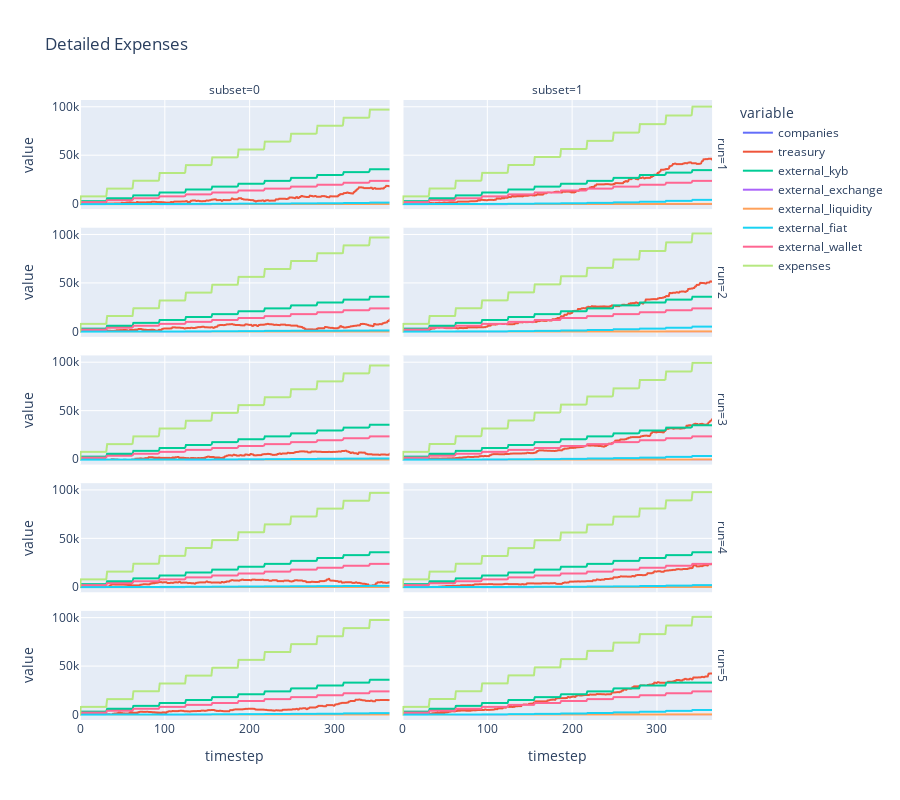

This figure's notebook cell:
### Code cell
px.line(
    df,
    x='timestep', # Variable on the horizontal axis
    y=['companies', 'treasury', 'external_kyb', 'external_exchange', 'external_liquidity', 'external_fiat', 
'external_wallet', 'expenses'], # Variables on the vertical axis
    facet_row='run',
    facet_col='subset',
    title='Detailed Expenses',
    height=800,
)

### Figure 1 — Plotly figure (JSON) as saved in the notebook; plotly's stock layout.template omitted (floating-point values rounded to 4 significant figures; data arrays with more than 128 entries replaced by an {"elided": "..."} marker saying what was removed)
{"data": [{"hovertemplate": "variable=companies<br>run=1<br>subset=0<br>timestep=%{x}<br>value=%{y}<extra></extra>", "legendgroup": "companies", "line": {"color": "#636efa", "dash": "solid"}, "mode": "lines", "name": "companies", "showlegend": true, "type": "scattergl", "x": {"elided": "366 int values"}, "xaxis": "x9", "y": {"elided": "366 int values"}, "yaxis": "y9"}, {"hovertemplate": "variable=companies<br>run=1<br>subset=1<br>timestep=%{x}<br>value=%{y}<extra></extra>", "legendgroup": "companies", "line": {"color": "#636efa", "dash": "solid"}, "mode": "lines", "name": "companies", "showlegend": false, "type": "scattergl", "x": {"elided": "366 int values"}, "xaxis": "x10", "y": {"elided": "366 int values"}, "yaxis": "y10"}, {"hovertemplate": "variable=companies<br>run=2<br>subset=0<br>timestep=%{x}<br>value=%{y}<extra></extra>", "legendgroup": "companies", "line": {"color": "#636efa", "dash": "solid"}, "mode": "lines", "name": "companies", "showlegend": false, "type": "scattergl", "x": {"elided": "366 int values"}, "xaxis": "x7", "y": {"elided": "366 int values"}, "yaxis": "y7"}, {"hovertemplate": "variable=companies<br>run=2<br>subset=1<br>timestep=%{x}<br>value=%{y}<extra></extra>", "legendgroup": "companies", "line": {"color": "#636efa", "dash": "solid"}, "mode": "lines", "name": "companies", "showlegend": false, "type": "scattergl", "x": {"elided": "366 int values"}, "xaxis": "x8", "y": {"elided": "366 int values"}, "yaxis": "y8"}, {"hovertemplate": "variable=companies<br>run=3<br>subset=0<br>timestep=%{x}<br>value=%{y}<extra></extra>", "legendgroup": "companies", "line": {"color": "#636efa", "dash": "solid"}, "mode": "lines", "name": "companies", "showlegend": false, "type": "scattergl", "x": {"elided": "366 int values"}, "xaxis": "x5", "y": {"elided": "366 int values"}, "yaxis": "y5"}, {"hovertemplate": "variable=companies<br>run=3<br>subset=1<br>timestep=%{x}<br>value=%{y}<extra></extra>", "legendgroup": "companies", "line": {"color": "#636efa", "dash": "solid"}, "mode": "lines", "name": "companies", "showlegend": false, "type": "scattergl", "x": {"elided": "366 int values"}, "xaxis": "x6", "y": {"elided": "366 int values"}, "yaxis": "y6"}, {"hovertemplate": "variable=companies<br>run=4<br>subset=0<br>timestep=%{x}<br>value=%{y}<extra></extra>", "legendgroup": "companies", "line": {"color": "#636efa", "dash": "solid"}, "mode": "lines", "name": "companies", "showlegend": false, "type": "scattergl", "x": {"elided": "366 int values"}, "xaxis": "x3", "y": {"elided": "366 int values"}, "yaxis": "y3"}, {"hovertemplate": "variable=companies<br>run=4<br>subset=1<br>timestep=%{x}<br>value=%{y}<extra></extra>", "legendgroup": "companies", "line": {"color": "#636efa", "dash": "solid"}, "mode": "lines", "name": "companies", "showlegend": false, "type": "scattergl", "x": {"elided": "366 int values"}, "xaxis": "x4", "y": {"elided": "366 int values"}, "yaxis": "y4"}, {"hovertemplate": "variable=companies<br>run=5<br>subset=0<br>timestep=%{x}<br>value=%{y}<extra></extra>", "legendgroup": "companies", "line": {"color": "#636efa", "dash": "solid"}, "mode": "lines", "name": "companies", "showlegend": false, "type": "scattergl", "x": {"elided": "366 int values"}, "xaxis": "x", "y": {"elided": "366 int values"}, "yaxis": "y"}, {"hovertemplate": "variable=companies<br>run=5<br>subset=1<br>timestep=%{x}<br>value=%{y}<extra></extra>", "legendgroup": "companies", "line": {"color": "#636efa", "dash": "solid"}, "mode": "lines", "name": "companies", "showlegend": false, "type": "scattergl", "x": {"elided": "366 int values"}, "xaxis": "x2", "y": {"elided": "366 int values"}, "yaxis": "y2"}, {"hovertemplate": "variable=treasury<br>run=1<br>subset=0<br>timestep=%{x}<br>value=%{y}<extra></extra>", "legendgroup": "treasury", "line": {"color": "#EF553B", "dash": "solid"}, "mode": "lines", "name": "treasury", "showlegend": true, "type": "scattergl", "x": {"elided": "366 int values"}, "xaxis": "x9", "y": {"elided": "366 float values"}, "yaxis": "y9"}, {"hovertemplate": "variable=treasury<br>run=1<br>subset=1<br>timestep=%{x}<br>value=%{y}<extra></extra>", "legendgroup": "treasury", "line": {"color": "#EF553B", "dash": "solid"}, "mode": "lines", "name": "treasury", "showlegend": false, "type": "scattergl", "x": {"elided": "366 int values"}, "xaxis": "x10", "y": {"elided": "366 float values"}, "yaxis": "y10"}, {"hovertemplate": "variable=treasury<br>run=2<br>subset=0<br>timestep=%{x}<br>value=%{y}<extra></extra>", "legendgroup": "treasury", "line": {"color": "#EF553B", "dash": "solid"}, "mode": "lines", "name": "treasury", "showlegend": false, "type": "scattergl", "x": {"elided": "366 int values"}, "xaxis": "x7", "y": {"elided": "366 float values"}, "yaxis": "y7"}, {"hovertemplate": "variable=treasury<br>run=2<br>subset=1<br>timestep=%{x}<br>value=%{y}<extra></extra>", "legendgroup": "treasury", "line": {"color": "#EF553B", "dash": "solid"}, "mode": "lines", "name": "treasury", "showlegend": false, "type": "scattergl", "x": {"elided": "366 int values"}, "xaxis": "x8", "y": {"elided": "366 float values"}, "yaxis": "y8"}, {"hovertemplate": "variable=treasury<br>run=3<br>subset=0<br>timestep=%{x}<br>value=%{y}<extra></extra>", "legendgroup": "treasury", "line": {"color": "#EF553B", "dash": "solid"}, "mode": "lines", "name": "treasury", "showlegend": false, "type": "scattergl", "x": {"elided": "366 int values"}, "xaxis": "x5", "y": {"elided": "366 float values"}, "yaxis": "y5"}, {"hovertemplate": "variable=treasury<br>run=3<br>subset=1<br>timestep=%{x}<br>value=%{y}<extra></extra>", "legendgroup": "treasury", "line": {"color": "#EF553B", "dash": "solid"}, "mode": "lines", "name": "treasury", "showlegend": false, "type": "scattergl", "x": {"elided": "366 int values"}, "xaxis": "x6", "y": {"elided": "366 float values"}, "yaxis": "y6"}, {"hovertemplate": "variable=treasury<br>run=4<br>subset=0<br>timestep=%{x}<br>value=%{y}<extra></extra>", "legendgroup": "treasury", "line": {"color": "#EF553B", "dash": "solid"}, "mode": "lines", "name": "treasury", "showlegend": false, "type": "scattergl", "x": {"elided": "366 int values"}, "xaxis": "x3", "y": {"elided": "366 float values"}, "yaxis": "y3"}, {"hovertemplate": "variable=treasury<br>run=4<br>subset=1<br>timestep=%{x}<br>value=%{y}<extra></extra>", "legendgroup": "treasury", "line": {"color": "#EF553B", "dash": "solid"}, "mode": "lines", "name": "treasury", "showlegend": false, "type": "scattergl", "x": {"elided": "366 int values"}, "xaxis": "x4", "y": {"elided": "366 float values"}, "yaxis": "y4"}, {"hovertemplate": "variable=treasury<br>run=5<br>subset=0<br>timestep=%{x}<br>value=%{y}<extra></extra>", "legendgroup": "treasury", "line": {"color": "#EF553B", "dash": "solid"}, "mode": "lines", "name": "treasury", "showlegend": false, "type": "scattergl", "x": {"elided": "366 int values"}, "xaxis": "x", "y": {"elided": "366 float values"}, "yaxis": "y"}, {"hovertemplate": "variable=treasury<br>run=5<br>subset=1<br>timestep=%{x}<br>value=%{y}<extra></extra>", "legendgroup": "treasury", "line": {"color": "#EF553B", "dash": "solid"}, "mode": "lines", "name": "treasury", "showlegend": false, "type": "scattergl", "x": {"elided": "366 int values"}, "xaxis": "x2", "y": {"elided": "366 float values"}, "yaxis": "y2"}, {"hovertemplate": "variable=external_kyb<br>run=1<br>subset=0<br>timestep=%{x}<br>value=%{y}<extra></extra>", "legendgroup": "external_kyb", "line": {"color": "#00cc96", "dash": "solid"}, "mode": "lines", "name": "external_kyb", "showlegend": true, "type": "scattergl", "x": {"elided": "366 int values"}, "xaxis": "x9", "y": {"elided": "366 int values"}, "yaxis": "y9"}, {"hovertemplate": "variable=external_kyb<br>run=1<br>subset=1<br>timestep=%{x}<br>value=%{y}<extra></extra>", "legendgroup": "external_kyb", "line": {"color": "#00cc96", "dash": "solid"}, "mode": "lines", "name": "external_kyb", "showlegend": false, "type": "scattergl", "x": {"elided": "366 int values"}, "xaxis": "x10", "y": {"elided": "366 int values"}, "yaxis": "y10"}, {"hovertemplate": "variable=external_kyb<br>run=2<br>subset=0<br>timestep=%{x}<br>value=%{y}<extra></extra>", "legendgroup": "external_kyb", "line": {"color": "#00cc96", "dash": "solid"}, "mode": "lines", "name": "external_kyb", "showlegend": false, "type": "scattergl", "x": {"elided": "366 int values"}, "xaxis": "x7", "y": {"elided": "366 int values"}, "yaxis": "y7"}, {"hovertemplate": "variable=external_kyb<br>run=2<br>subset=1<br>timestep=%{x}<br>value=%{y}<extra></extra>", "legendgroup": "external_kyb", "line": {"color": "#00cc96", "dash": "solid"}, "mode": "lines", "name": "external_kyb", "showlegend": false, "type": "scattergl", "x": {"elided": "366 int values"}, "xaxis": "x8", "y": {"elided": "366 int values"}, "yaxis": "y8"}, {"hovertemplate": "variable=external_kyb<br>run=3<br>subset=0<br>timestep=%{x}<br>value=%{y}<extra></extra>", "legendgroup": "external_kyb", "line": {"color": "#00cc96", "dash": "solid"}, "mode": "lines", "name": "external_kyb", "showlegend": false, "type": "scattergl", "x": {"elided": "366 int values"}, "xaxis": "x5", "y": {"elided": "366 int values"}, "yaxis": "y5"}, {"hovertemplate": "variable=external_kyb<br>run=3<br>subset=1<br>timestep=%{x}<br>value=%{y}<extra></extra>", "legendgroup": "external_kyb", "line": {"color": "#00cc96", "dash": "solid"}, "mode": "lines", "name": "external_kyb", "showlegend": false, "type": "scattergl", "x": {"elided": "366 int values"}, "xaxis": "x6", "y": {"elided": "366 int values"}, "yaxis": "y6"}, {"hovertemplate": "variable=external_kyb<br>run=4<br>subset=0<br>timestep=%{x}<br>value=%{y}<extra></extra>", "legendgroup": "external_kyb", "line": {"color": "#00cc96", "dash": "solid"}, "mode": "lines", "name": "external_kyb", "showlegend": false, "type": "scattergl", "x": {"elided": "366 int values"}, "xaxis": "x3", "y": {"elided": "366 int values"}, "yaxis": "y3"}, {"hovertemplate": "variable=external_kyb<br>run=4<br>subset=1<br>timestep=%{x}<br>value=%{y}<extra></extra>", "legendgroup": "external_kyb", "line": {"color": "#00cc96", "dash": "solid"}, "mode": "lines", "name": "external_kyb", "showlegend": false, "type": "scattergl", "x": {"elided": "366 int values"}, "xaxis": "x4", "y": {"elided": "366 int values"}, "yaxis": "y4"}, {"hovertemplate": "variable=external_kyb<br>run=5<br>subset=0<br>timestep=%{x}<br>value=%{y}<extra></extra>", "legendgroup": "external_kyb", "line": {"color": "#00cc96", "dash": "solid"}, "mode": "lines", "name": "external_kyb", "showlegend": false, "type": "scattergl", "x": {"elided": "366 int values"}, "xaxis": "x", "y": {"elided": "366 int values"}, "yaxis": "y"}, {"hovertemplate": "variable=external_kyb<br>run=5<br>subset=1<br>timestep=%{x}<br>value=%{y}<extra></extra>", "legendgroup": "external_kyb", "line": {"color": "#00cc96", "dash": "solid"}, "mode": "lines", "name": "external_kyb", "showlegend": false, "type": "scattergl", "x": {"elided": "366 int values"}, "xaxis": "x2", "y": {"elided": "366 int values"}, "yaxis": "y2"}, {"hovertemplate": "variable=external_exchange<br>run=1<br>subset=0<br>timestep=%{x}<br>value=%{y}<extra></extra>", "legendgroup": "external_exchange", "line": {"color": "#ab63fa", "dash": "solid"}, "mode": "lines", "name": "external_exchange", "showlegend": true, "type": "scattergl", "x": {"elided": "366 int values"}, "xaxis": "x9", "y": {"elided": "366 float values"}, "yaxis": "y9"}, {"hovertemplate": "variable=external_exchange<br>run=1<br>subset=1<br>timestep=%{x}<br>value=%{y}<extra></extra>", "legendgroup": "external_exchange", "line": {"color": "#ab63fa", "dash": "solid"}, "mode": "lines", "name": "external_exchange", "showlegend": false, "type": "scattergl", "x": {"elided": "366 int values"}, "xaxis": "x10", "y": {"elided": "366 float values"}, "yaxis": "y10"}, {"hovertemplate": "variable=external_exchange<br>run=2<br>subset=0<br>timestep=%{x}<br>value=%{y}<extra></extra>", "legendgroup": "external_exchange", "line": {"color": "#ab63fa", "dash": "solid"}, "mode": "lines", "name": "external_exchange", "showlegend": false, "type": "scattergl", "x": {"elided": "366 int values"}, "xaxis": "x7", "y": {"elided": "366 float values"}, "yaxis": "y7"}, {"hovertemplate": "variable=external_exchange<br>run=2<br>subset=1<br>timestep=%{x}<br>value=%{y}<extra></extra>", "legendgroup": "external_exchange", "line": {"color": "#ab63fa", "dash": "solid"}, "mode": "lines", "name": "external_exchange", "showlegend": false, "type": "scattergl", "x": {"elided": "366 int values"}, "xaxis": "x8", "y": {"elided": "366 float values"}, "yaxis": "y8"}, {"hovertemplate": "variable=external_exchange<br>run=3<br>subset=0<br>timestep=%{x}<br>value=%{y}<extra></extra>", "legendgroup": "external_exchange", "line": {"color": "#ab63fa", "dash": "solid"}, "mode": "lines", "name": "external_exchange", "showlegend": false, "type": "scattergl", "x": {"elided": "366 int values"}, "xaxis": "x5", "y": {"elided": "366 float values"}, "yaxis": "y5"}, {"hovertemplate": "variable=external_exchange<br>run=3<br>subset=1<br>timestep=%{x}<br>value=%{y}<extra></extra>", "legendgroup": "external_exchange", "line": {"color": "#ab63fa", "dash": "solid"}, "mode": "lines", "name": "external_exchange", "showlegend": false, "type": "scattergl", "x": {"elided": "366 int values"}, "xaxis": "x6", "y": {"elided": "366 float values"}, "yaxis": "y6"}, {"hovertemplate": "variable=external_exchange<br>run=4<br>subset=0<br>timestep=%{x}<br>value=%{y}<extra></extra>", "legendgroup": "external_exchange", "line": {"color": "#ab63fa", "dash": "solid"}, "mode": "lines", "name": "external_exchange", "showlegend": false, "type": "scattergl", "x": {"elided": "366 int values"}, "xaxis": "x3", "y": {"elided": "366 float values"}, "yaxis": "y3"}, {"hovertemplate": "variable=external_exchange<br>run=4<br>subset=1<br>timestep=%{x}<br>value=%{y}<extra></extra>", "legendgroup": "external_exchange", "line": {"color": "#ab63fa", "dash": "solid"}, "mode": "lines", "name": "external_exchange", "showlegend": false, "type": "scattergl", "x": {"elided": "366 int values"}, "xaxis": "x4", "y": {"elided": "366 float values"}, "yaxis": "y4"}, {"hovertemplate": "variable=external_exchange<br>run=5<br>subset=0<br>timestep=%{x}<br>value=%{y}<extra></extra>", "legendgroup": "external_exchange", "line": {"color": "#ab63fa", "dash": "solid"}, "mode": "lines", "name": "external_exchange", "showlegend": false, "type": "scattergl", "x": {"elided": "366 int values"}, "xaxis": "x", "y": {"elided": "366 float values"}, "yaxis": "y"}, {"hovertemplate": "variable=external_exchange<br>run=5<br>subset=1<br>timestep=%{x}<br>value=%{y}<extra></extra>", "legendgroup": "external_exchange", "line": {"color": "#ab63fa", "dash": "solid"}, "mode": "lines", "name": "external_exchange", "showlegend": false, "type": "scattergl", "x": {"elided": "366 int values"}, "xaxis": "x2", "y": {"elided": "366 float values"}, "yaxis": "y2"}, {"hovertemplate": "variable=external_liquidity<br>run=1<br>subset=0<br>timestep=%{x}<br>value=%{y}<extra></extra>", "legendgroup": "external_liquidity", "line": {"color": "#FFA15A", "dash": "solid"}, "mode": "lines", "name": "external_liquidity", "showlegend": true, "type": "scattergl", "x": {"elided": "366 int values"}, "xaxis": "x9", "y": {"elided": "366 float values"}, "yaxis": "y9"}, {"hovertemplate": "variable=external_liquidity<br>run=1<br>subset=1<br>timestep=%{x}<br>value=%{y}<extra></extra>", "legendgroup": "external_liquidity", "line": {"color": "#FFA15A", "dash": "solid"}, "mode": "lines", "name": "external_liquidity", "showlegend": false, "type": "scattergl", "x": {"elided": "366 int values"}, "xaxis": "x10", "y": {"elided": "366 float values"}, "yaxis": "y10"}, {"hovertemplate": "variable=external_liquidity<br>run=2<br>subset=0<br>timestep=%{x}<br>value=%{y}<extra></extra>", "legendgroup": "external_liquidity", "line": {"color": "#FFA15A", "dash": "solid"}, "mode": "lines", "name": "external_liquidity", "showlegend": false, "type": "scattergl", "x": {"elided": "366 int values"}, "xaxis": "x7", "y": {"elided": "366 float values"}, "yaxis": "y7"}, {"hovertemplate": "variable=external_liquidity<br>run=2<br>subset=1<br>timestep=%{x}<br>value=%{y}<extra></extra>", "legendgroup": "external_liquidity", "line": {"color": "#FFA15A", "dash": "solid"}, "mode": "lines", "name": "external_liquidity", "showlegend": false, "type": "scattergl", "x": {"elided": "366 int values"}, "xaxis": "x8", "y": {"elided": "366 float values"}, "yaxis": "y8"}, {"hovertemplate": "variable=external_liquidity<br>run=3<br>subset=0<br>timestep=%{x}<br>value=%{y}<extra></extra>", "legendgroup": "external_liquidity", "line": {"color": "#FFA15A", "dash": "solid"}, "mode": "lines", "name": "external_liquidity", "showlegend": false, "type": "scattergl", "x": {"elided": "366 int values"}, "xaxis": "x5", "y": {"elided": "366 float values"}, "yaxis": "y5"}, {"hovertemplate": "variable=external_liquidity<br>run=3<br>subset=1<br>timestep=%{x}<br>value=%{y}<extra></extra>", "legendgroup": "external_liquidity", "line": {"color": "#FFA15A", "dash": "solid"}, "mode": "lines", "name": "external_liquidity", "showlegend": false, "type": "scattergl", "x": {"elided": "366 int values"}, "xaxis": "x6", "y": {"elided": "366 float values"}, "yaxis": "y6"}, {"hovertemplate": "variable=external_liquidity<br>run=4<br>subset=0<br>timestep=%{x}<br>value=%{y}<extra></extra>", "legendgroup": "external_liquidity", "line": {"color": "#FFA15A", "dash": "solid"}, "mode": "lines", "name": "external_liquidity", "showlegend": false, "type": "scattergl", "x": {"elided": "366 int values"}, "xaxis": "x3", "y": {"elided": "366 float values"}, "yaxis": "y3"}, {"hovertemplate": "variable=external_liquidity<br>run=4<br>subset=1<br>timestep=%{x}<br>value=%{y}<extra></extra>", "legendgroup": "external_liquidity", "line": {"color": "#FFA15A", "dash": "solid"}, "mode": "lines", "name": "external_liquidity", "showlegend": false, "type": "scattergl", "x": {"elided": "366 int values"}, "xaxis": "x4", "y": {"elided": "366 float values"}, "yaxis": "y4"}, {"hovertemplate": "variable=external_liquidity<br>run=5<br>subset=0<br>timestep=%{x}<br>value=%{y}<extra></extra>", "legendgroup": "external_liquidity", "line": {"color": "#FFA15A", "dash": "solid"}, "mode": "lines", "name": "external_liquidity", "showlegend": false, "type": "scattergl", "x": {"elided": "366 int values"}, "xaxis": "x", "y": {"elided": "366 float values"}, "yaxis": "y"}, {"hovertemplate": "variable=external_liquidity<br>run=5<br>subset=1<br>timestep=%{x}<br>value=%{y}<extra></extra>", "legendgroup": "external_liquidity", "line": {"color": "#FFA15A", "dash": "solid"}, "mode": "lines", "name": "external_liquidity", "showlegend": false, "type": "scattergl", "x": {"elided": "366 int values"}, "xaxis": "x2", "y": {"elided": "366 float values"}, "yaxis": "y2"}, {"hovertemplate": "variable=external_fiat<br>run=1<br>subset=0<br>timestep=%{x}<br>value=%{y}<extra></extra>", "legendgroup": "external_fiat", "line": {"color": "#19d3f3", "dash": "solid"}, "mode": "lines", "name": "external_fiat", "showlegend": true, "type": "scattergl", "x": {"elided": "366 int values"}, "xaxis": "x9", "y": {"elided": "366 float values"}, "yaxis": "y9"}, {"hovertemplate": "variable=external_fiat<br>run=1<br>subset=1<br>timestep=%{x}<br>value=%{y}<extra></extra>", "legendgroup": "external_fiat", "line": {"color": "#19d3f3", "dash": "solid"}, "mode": "lines", "name": "external_fiat", "showlegend": false, "type": "scattergl", "x": {"elided": "366 int values"}, "xaxis": "x10", "y": {"elided": "366 float values"}, "yaxis": "y10"}, {"hovertemplate": "variable=external_fiat<br>run=2<br>subset=0<br>timestep=%{x}<br>value=%{y}<extra></extra>", "legendgroup": "external_fiat", "line": {"color": "#19d3f3", "dash": "solid"}, "mode": "lines", "name": "external_fiat", "showlegend": false, "type": "scattergl", "x": {"elided": "366 int values"}, "xaxis": "x7", "y": {"elided": "366 float values"}, "yaxis": "y7"}, {"hovertemplate": "variable=external_fiat<br>run=2<br>subset=1<br>timestep=%{x}<br>value=%{y}<extra></extra>", "legendgroup": "external_fiat", "line": {"color": "#19d3f3", "dash": "solid"}, "mode": "lines", "name": "external_fiat", "showlegend": false, "type": "scattergl", "x": {"elided": "366 int values"}, "xaxis": "x8", "y": {"elided": "366 float values"}, "yaxis": "y8"}, {"hovertemplate": "variable=external_fiat<br>run=3<br>subset=0<br>timestep=%{x}<br>value=%{y}<extra></extra>", "legendgroup": "external_fiat", "line": {"color": "#19d3f3", "dash": "solid"}, "mode": "lines", "name": "external_fiat", "showlegend": false, "type": "scattergl", "x": {"elided": "366 int values"}, "xaxis": "x5", "y": {"elided": "366 float values"}, "yaxis": "y5"}, {"hovertemplate": "variable=external_fiat<br>run=3<br>subset=1<br>timestep=%{x}<br>value=%{y}<extra></extra>", "legendgroup": "external_fiat", "line": {"color": "#19d3f3", "dash": "solid"}, "mode": "lines", "name": "external_fiat", "showlegend": false, "type": "scattergl", "x": {"elided": "366 int values"}, "xaxis": "x6", "y": {"elided": "366 float values"}, "yaxis": "y6"}, {"hovertemplate": "variable=external_fiat<br>run=4<br>subset=0<br>timestep=%{x}<br>value=%{y}<extra></extra>", "legendgroup": "external_fiat", "line": {"color": "#19d3f3", "dash": "solid"}, "mode": "lines", "name": "external_fiat", "showlegend": false, "type": "scattergl", "x": {"elided": "366 int values"}, "xaxis": "x3", "y": {"elided": "366 float values"}, "yaxis": "y3"}, {"hovertemplate": "variable=external_fiat<br>run=4<br>subset=1<br>timestep=%{x}<br>value=%{y}<extra></extra>", "legendgroup": "external_fiat", "line": {"color": "#19d3f3", "dash": "solid"}, "mode": "lines", "name": "external_fiat", "showlegend": false, "type": "scattergl", "x": {"elided": "366 int values"}, "xaxis": "x4", "y": {"elided": "366 float values"}, "yaxis": "y4"}, {"hovertemplate": "variable=external_fiat<br>run=5<br>subset=0<br>timestep=%{x}<br>value=%{y}<extra></extra>", "legendgroup": "external_fiat", "line": {"color": "#19d3f3", "dash": "solid"}, "mode": "lines", "name": "external_fiat", "showlegend": false, "type": "scattergl", "x": {"elided": "366 int values"}, "xaxis": "x", "y": {"elided": "366 float values"}, "yaxis": "y"}, {"hovertemplate": "variable=external_fiat<br>run=5<br>subset=1<br>timestep=%{x}<br>value=%{y}<extra></extra>", "legendgroup": "external_fiat", "line": {"color": "#19d3f3", "dash": "solid"}, "mode": "lines", "name": "external_fiat", "showlegend": false, "type": "scattergl", "x": {"elided": "366 int values"}, "xaxis": "x2", "y": {"elided": "366 float values"}, "yaxis": "y2"}, {"hovertemplate": "variable=external_wallet<br>run=1<br>subset=0<br>timestep=%{x}<br>value=%{y}<extra></extra>", "legendgroup": "external_wallet", "line": {"color": "#FF6692", "dash": "solid"}, "mode": "lines", "name": "external_wallet", "showlegend": true, "type": "scattergl", "x": {"elided": "366 int values"}, "xaxis": "x9", "y": {"elided": "366 int values"}, "yaxis": "y9"}, {"hovertemplate": "variable=external_wallet<br>run=1<br>subset=1<br>timestep=%{x}<br>value=%{y}<extra></extra>", "legendgroup": "external_wallet", "line": {"color": "#FF6692", "dash": "solid"}, "mode": "lines", "name": "external_wallet", "showlegend": false, "type": "scattergl", "x": {"elided": "366 int values"}, "xaxis": "x10", "y": {"elided": "366 int values"}, "yaxis": "y10"}, {"hovertemplate": "variable=external_wallet<br>run=2<br>subset=0<br>timestep=%{x}<br>value=%{y}<extra></extra>", "legendgroup": "external_wallet", "line": {"color": "#FF6692", "dash": "solid"}, "mode": "lines", "name": "external_wallet", "showlegend": false, "type": "scattergl", "x": {"elided": "366 int values"}, "xaxis": "x7", "y": {"elided": "366 int values"}, "yaxis": "y7"}, {"hovertemplate": "variable=external_wallet<br>run=2<br>subset=1<br>timestep=%{x}<br>value=%{y}<extra></extra>", "legendgroup": "external_wallet", "line": {"color": "#FF6692", "dash": "solid"}, "mode": "lines", "name": "external_wallet", "showlegend": false, "type": "scattergl", "x": {"elided": "366 int values"}, "xaxis": "x8", "y": {"elided": "366 int values"}, "yaxis": "y8"}, {"hovertemplate": "variable=external_wallet<br>run=3<br>subset=0<br>timestep=%{x}<br>value=%{y}<extra></extra>", "legendgroup": "external_wallet", "line": {"color": "#FF6692", "dash": "solid"}, "mode": "lines", "name": "external_wallet", "showlegend": false, "type": "scattergl", "x": {"elided": "366 int values"}, "xaxis": "x5", "y": {"elided": "366 int values"}, "yaxis": "y5"}, {"hovertemplate": "variable=external_wallet<br>run=3<br>subset=1<br>timestep=%{x}<br>value=%{y}<extra></extra>", "legendgroup": "external_wallet", "line": {"color": "#FF6692", "dash": "solid"}, "mode": "lines", "name": "external_wallet", "showlegend": false, "type": "scattergl", "x": {"elided": "366 int values"}, "xaxis": "x6", "y": {"elided": "366 int values"}, "yaxis": "y6"}, {"hovertemplate": "variable=external_wallet<br>run=4<br>subset=0<br>timestep=%{x}<br>value=%{y}<extra></extra>", "legendgroup": "external_wallet", "line": {"color": "#FF6692", "dash": "solid"}, "mode": "lines", "name": "external_wallet", "showlegend": false, "type": "scattergl", "x": {"elided": "366 int values"}, "xaxis": "x3", "y": {"elided": "366 int values"}, "yaxis": "y3"}, {"hovertemplate": "variable=external_wallet<br>run=4<br>subset=1<br>timestep=%{x}<br>value=%{y}<extra></extra>", "legendgroup": "external_wallet", "line": {"color": "#FF6692", "dash": "solid"}, "mode": "lines", "name": "external_wallet", "showlegend": false, "type": "scattergl", "x": {"elided": "366 int values"}, "xaxis": "x4", "y": {"elided": "366 int values"}, "yaxis": "y4"}, {"hovertemplate": "variable=external_wallet<br>run=5<br>subset=0<br>timestep=%{x}<br>value=%{y}<extra></extra>", "legendgroup": "external_wallet", "line": {"color": "#FF6692", "dash": "solid"}, "mode": "lines", "name": "external_wallet", "showlegend": false, "type": "scattergl", "x": {"elided": "366 int values"}, "xaxis": "x", "y": {"elided": "366 int values"}, "yaxis": "y"}, {"hovertemplate": "variable=external_wallet<br>run=5<br>subset=1<br>timestep=%{x}<br>value=%{y}<extra></extra>", "legendgroup": "external_wallet", "line": {"color": "#FF6692", "dash": "solid"}, "mode": "lines", "name": "external_wallet", "showlegend": false, "type": "scattergl", "x": {"elided": "366 int values"}, "xaxis": "x2", "y": {"elided": "366 int values"}, "yaxis": "y2"}, {"hovertemplate": "variable=expenses<br>run=1<br>subset=0<br>timestep=%{x}<br>value=%{y}<extra></extra>", "legendgroup": "expenses", "line": {"color": "#B6E880", "dash": "solid"}, "mode": "lines", "name": "expenses", "showlegend": true, "type": "scattergl", "x": {"elided": "366 int values"}, "xaxis": "x9", "y": {"elided": "366 float values"}, "yaxis": "y9"}, {"hovertemplate": "variable=expenses<br>run=1<br>subset=1<br>timestep=%{x}<br>value=%{y}<extra></extra>", "legendgroup": "expenses", "line": {"color": "#B6E880", "dash": "solid"}, "mode": "lines", "name": "expenses", "showlegend": false, "type": "scattergl", "x": {"elided": "366 int values"}, "xaxis": "x10", "y": {"elided": "366 float values"}, "yaxis": "y10"}, {"hovertemplate": "variable=expenses<br>run=2<br>subset=0<br>timestep=%{x}<br>value=%{y}<extra></extra>", "legendgroup": "expenses", "line": {"color": "#B6E880", "dash": "solid"}, "mode": "lines", "name": "expenses", "showlegend": false, "type": "scattergl", "x": {"elided": "366 int values"}, "xaxis": "x7", "y": {"elided": "366 float values"}, "yaxis": "y7"}, {"hovertemplate": "variable=expenses<br>run=2<br>subset=1<br>timestep=%{x}<br>value=%{y}<extra></extra>", "legendgroup": "expenses", "line": {"color": "#B6E880", "dash": "solid"}, "mode": "lines", "name": "expenses", "showlegend": false, "type": "scattergl", "x": {"elided": "366 int values"}, "xaxis": "x8", "y": {"elided": "366 float values"}, "yaxis": "y8"}, {"hovertemplate": "variable=expenses<br>run=3<br>subset=0<br>timestep=%{x}<br>value=%{y}<extra></extra>", "legendgroup": "expenses", "line": {"color": "#B6E880", "dash": "solid"}, "mode": "lines", "name": "expenses", "showlegend": false, "type": "scattergl", "x": {"elided": "366 int values"}, "xaxis": "x5", "y": {"elided": "366 float values"}, "yaxis": "y5"}, {"hovertemplate": "variable=expenses<br>run=3<br>subset=1<br>timestep=%{x}<br>value=%{y}<extra></extra>", "legendgroup": "expenses", "line": {"color": "#B6E880", "dash": "solid"}, "mode": "lines", "name": "expenses", "showlegend": false, "type": "scattergl", "x": {"elided": "366 int values"}, "xaxis": "x6", "y": {"elided": "366 float values"}, "yaxis": "y6"}, {"hovertemplate": "variable=expenses<br>run=4<br>subset=0<br>timestep=%{x}<br>value=%{y}<extra></extra>", "legendgroup": "expenses", "line": {"color": "#B6E880", "dash": "solid"}, "mode": "lines", "name": "expenses", "showlegend": false, "type": "scattergl", "x": {"elided": "366 int values"}, "xaxis": "x3", "y": {"elided": "366 float values"}, "yaxis": "y3"}, {"hovertemplate": "variable=expenses<br>run=4<br>subset=1<br>timestep=%{x}<br>value=%{y}<extra></extra>", "legendgroup": "expenses", "line": {"color": "#B6E880", "dash": "solid"}, "mode": "lines", "name": "expenses", "showlegend": false, "type": "scattergl", "x": {"elided": "366 int values"}, "xaxis": "x4", "y": {"elided": "366 float values"}, "yaxis": "y4"}, {"hovertemplate": "variable=expenses<br>run=5<br>subset=0<br>timestep=%{x}<br>value=%{y}<extra></extra>", "legendgroup": "expenses", "line": {"color": "#B6E880", "dash": "solid"}, "mode": "lines", "name": "expenses", "showlegend": false, "type": "scattergl", "x": {"elided": "366 int values"}, "xaxis": "x", "y": {"elided": "366 float values"}, "yaxis": "y"}, {"hovertemplate": "variable=expenses<br>run=5<br>subset=1<br>timestep=%{x}<br>value=%{y}<extra></extra>", "legendgroup": "expenses", "line": {"color": "#B6E880", "dash": "solid"}, "mode": "lines", "name": "expenses", "showlegend": false, "type": "scattergl", "x": {"elided": "366 int values"}, "xaxis": "x2", "y": {"elided": "366 float values"}, "yaxis": "y2"}], "layout": {"annotations": [{"font": {}, "showarrow": false, "text": "subset=0", "x": 0.24, "xanchor": "center", "xref": "paper", "y": 1, "yanchor": "bottom", "yref": "paper"}, {"font": {}, "showarrow": false, "text": "subset=1", "x": 0.74, "xanchor": "center", "xref": "paper", "y": 1, "yanchor": "bottom", "yref": "paper"}, {"font": {}, "showarrow": false, "text": "run=5", "textangle": 90, "x": 0.98, "xanchor": "left", "xref": "paper", "y": 0.088, "yanchor": "middle", "yref": "paper"}, {"font": {}, "showarrow": false, "text": "run=4", "textangle": 90, "x": 0.98, "xanchor": "left", "xref": "paper", "y": 0.294, "yanchor": "middle", "yref": "paper"}, {"font": {}, "showarrow": false, "text": "run=3", "textangle": 90, "x": 0.98, "xanchor": "left", "xref": "paper", "y": 0.5, "yanchor": "middle", "yref": "paper"}, {"font": {}, "showarrow": false, "text": "run=2", "textangle": 90, "x": 0.98, "xanchor": "left", "xref": "paper", "y": 0.706, "yanchor": "middle", "yref": "paper"}, {"font": {}, "showarrow": false, "text": "run=1", "textangle": 90, "x": 0.98, "xanchor": "left", "xref": "paper", "y": 0.912, "yanchor": "middle", "yref": "paper"}], "height": 800, "legend": {"title": {"text": "variable"}, "tracegroupgap": 0}, "title": {"text": "Detailed Expenses"}, "xaxis": {"anchor": "y", "domain": [0, 0.48], "title": {"text": "timestep"}}, "xaxis10": {"anchor": "y10", "domain": [0.5, 0.98], "matches": "x", "showticklabels": false}, "xaxis2": {"anchor": "y2", "domain": [0.5, 0.98], "matches": "x", "title": {"text": "timestep"}}, "xaxis3": {"anchor": "y3", "domain": [0, 0.48], "matches": "x", "showticklabels": false}, "xaxis4": {"anchor": "y4", "domain": [0.5, 0.98], "matches": "x", "showticklabels": false}, "xaxis5": {"anchor": "y5", "domain": [0, 0.48], "matches": "x", "showticklabels": false}, "xaxis6": {"anchor": "y6", "domain": [0.5, 0.98], "matches": "x", "showticklabels": false}, "xaxis7": {"anchor": "y7", "domain": [0, 0.48], "matches": "x", "showticklabels": false}, "xaxis8": {"anchor": "y8", "domain": [0.5, 0.98], "matches": "x", "showticklabels": false}, "xaxis9": {"anchor": "y9", "domain": [0, 0.48], "matches": "x", "showticklabels": false}, "yaxis": {"anchor": "x", "domain": [0, 0.176], "title": {"text": "value"}}, "yaxis10": {"anchor": "x10", "domain": [0.824, 1], "matches": "y", "showticklabels": false}, "yaxis2": {"anchor": "x2", "domain": [0, 0.176], "matches": "y", "showticklabels": false}, "yaxis3": {"anchor": "x3", "domain": [0.206, 0.382], "matches": "y", "title": {"text": "value"}}, "yaxis4": {"anchor": "x4", "domain": [0.206, 0.382], "matches": "y", "showticklabels": false}, "yaxis5": {"anchor": "x5", "domain": [0.412, 0.588], "matches": "y", "title": {"text": "value"}}, "yaxis6": {"anchor": "x6", "domain": [0.412, 0.588], "matches": "y", "showticklabels": false}, "yaxis7": {"anchor": "x7", "domain": [0.618, 0.794], "matches": "y", "title": {"text": "value"}}, "yaxis8": {"anchor": "x8", "domain": [0.618, 0.794], "matches": "y", "showticklabels": false}, "yaxis9": {"anchor": "x9", "domain": [0.824, 1], "matches": "y", "title": {"text": "value"}}}}
